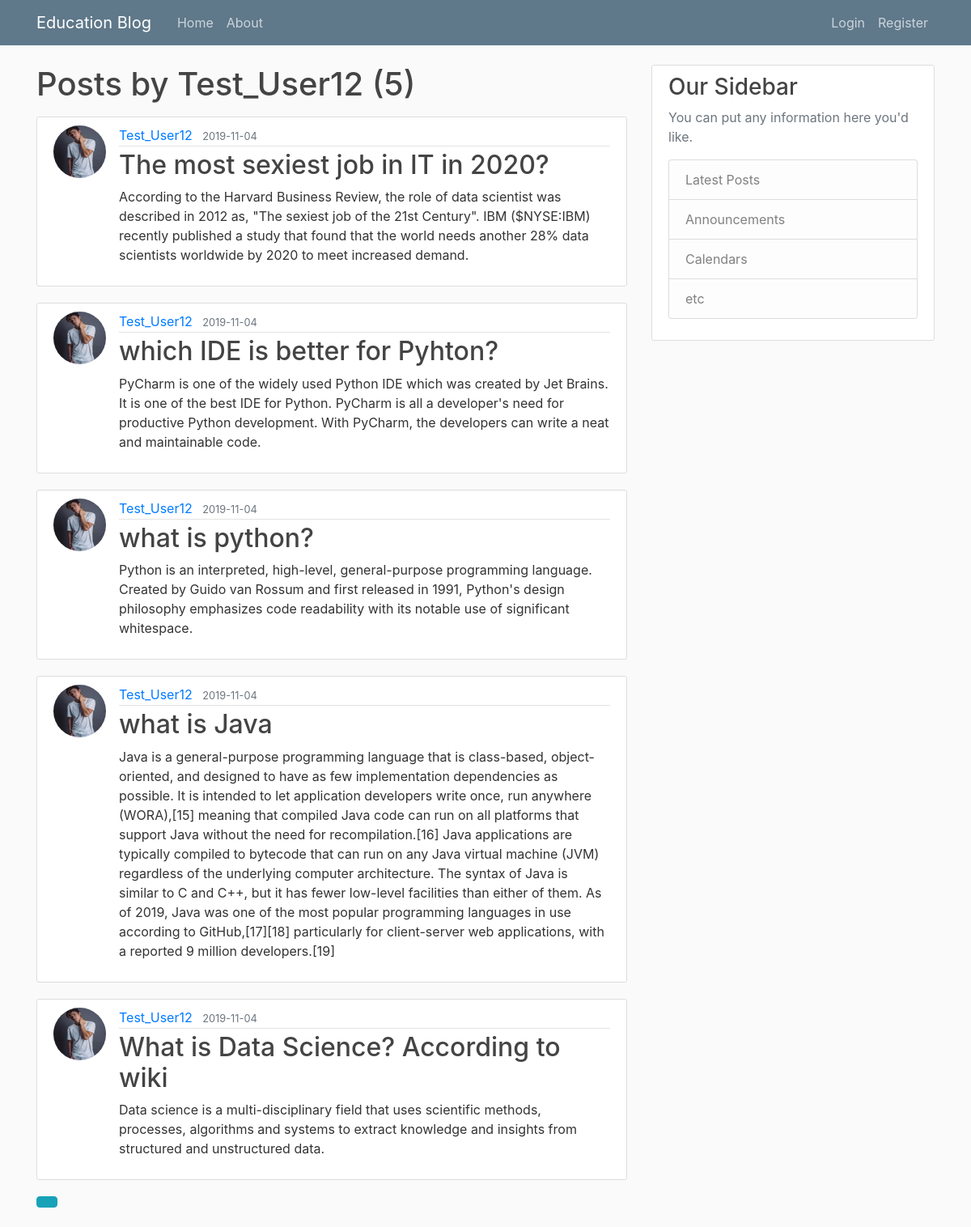
The app's page /user/Test_User12 with its own data.
### flaskblog/models.py (models this page shows, shortened)
class User(db.Model, UserMixin):
    id = db.Column(db.Integer, primary_key=True)
    username = db.Column(db.String(20), unique=True, nullable=False)
    email = db.Column(db.String(120), unique=True, nullable=False)
    image_file = db.Column(db.String(20), nullable=False, default='default.jpg')
    password = db.Column(db.String(60), nullable=False)
    posts = db.relationship('Post', backref='author', lazy=True)

class Post(db.Model):
    id = db.Column(db.Integer, primary_key=True)
    title = db.Column(db.String(100), nullable=False)
    date_posted = db.Column(db.DateTime, nullable=False, default=datetime.utcnow)
    content = db.Column(db.Text, nullable=False)
    user_id = db.Column(db.Integer, db.ForeignKey('user.id'), nullable=False)

### flaskblog/users/routes.py (the view)
@users.route("/user/<string:username>")
def user_posts(username):
    page = request.args.get('page', 1, type=int)
    user = User.query.filter_by(username=username).first_or_404()
    posts = Post.query.filter_by(author=user) \
        .order_by(Post.date_posted.desc()) \
        .paginate(page=page, per_page=5)
    return render_template('user_posts.html', posts=posts, user=user)

### flaskblog/templates/user_posts.html
{% extends "layout.html" %}
{% block content %}
 <h1 class="mb-3">Posts by {{ user.username }} ({{ posts.total }})</h1>
 {% for post in posts.items %}
         <article class="media content-section">
             <img class="rounded-circle article-img"
                  src="{{ url_for('static',filename='profile_pics/' + post.author.image_file) }}" alt="">
      <div class="media-body">
        <div class="article-metadata">
          <a class="mr-2" href="{{ url_for('user_posts', username=post.author.username) }}">{{ post.author.username }}</a>
          <small class="text-muted">{{ post.date_posted.strftime('%Y-%m-%d') }}</small>
        </div>
        <h2><a class="article-title" href="{{ url_for('posts.post',post_id=post.id) }}">{{ post.title }}</a></h2>
        <p class="article-content">{{ post.content }}</p>
      </div>
    </article>
    {% endfor %}
    {% for page_num in posts.iter_pages(left_edge=1,right_edge=1, left_current=1,right_current=2) %}
         {% if page_num %}
            {% if posts.page == page_num %}
                <a class="btn btn-info mb-4" href="{{ url_for('user_posts',username=user.username, page=page_num) }}"></a>
            {% else %}
                 <a class="btn btn-outline-info mb-4" href="{{ url_for('user_posts',username=user.username, page=page_num) }}">{{ page_num }}</a>
            {% endif %}
         {% else %}
            ...
         {% endif %}
    {% endfor %}
{% endblock content %}

### flaskblog/static/main.css (style rules this page uses)
body { background: #fafafa; color: #333333; margin-top: 5rem; }
h1, h2, h3, h4, h5, h6 { color: #444444; }
.content-section { background: #ffffff; padding: 10px 20px; border: 1px solid #dddddd; border-radius: 3px; margin-bottom: 20px; }
.article-title { color: #444444; }
.article-content { white-space: pre-line; }
.article-img { height: 65px; width: 65px; margin-right: 16px; }
.article-metadata { padding-bottom: 1px; margin-bottom: 4px; border-bottom: 1px solid #e3e3e3 }

### records on screen
User: username "Test_User12"
Post: image_file (picture), author.username "Test_User12", date_posted "2019-11-04", title "The most sexiest job in IT in 2020?", content "According to the Harvard Business Review, the role of data scientist was described in 2012 as, \"The sexiest job of the 21st Century\". IBM ($NYSE:IBM) recently published a study that found that the world needs another 28% data scientists worldwide by 2020 to meet increased demand."
Post: image_file (picture), author.username "Test_User12", date_posted "2019-11-04", title "which IDE is better for Pyhton?", content "PyCharm is one of the widely used Python IDE which was created by Jet Brains. It is one of the best IDE for Python. PyCharm is all a developer's need for productive Python development. With PyCharm, the developers can write a neat and maintainable code."
Post: image_file (picture), author.username "Test_User12", date_posted "2019-11-04", title "what is python?", content "Python is an interpreted, high-level, general-purpose programming language. Created by Guido van Rossum and first released in 1991, Python's design philosophy emphasizes code readability with its notable use of significant whitespace."
Post: image_file (picture), author.username "Test_User12", date_posted "2019-11-04", title "what is Java", content "Java is a general-purpose programming language that is class-based, object-oriented, and designed to have as few implementation dependencies as possible. It is intended to let application developers write once, run anywhere (WORA),[15] meaning that compiled Java code can run on all platforms that support Java without the need for recompilation.[16] Java applications are typically compiled to bytecode that can run on any Java virtual machine (JVM) regardless of the underlying computer architecture. The syntax of Java is similar to C and C++, but it has fewer low-level facilities than either of them. As of 2019, Java was one of the most popular programming languages in use according to…"
Post: image_file (picture), author.username "Test_User12", date_posted "2019-11-04", title "What is Data Science? According to wiki", content "Data science is a multi-disciplinary field that uses scientific methods, processes, algorithms and systems to extract knowledge and insights from structured and unstructured data."

### other values on screen
{{ posts.total }} "5"
